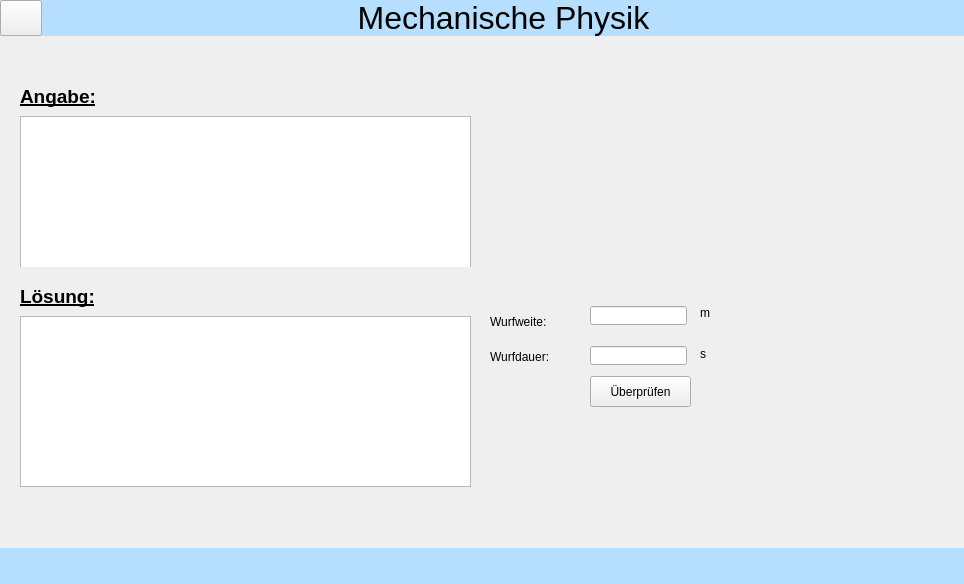
<?xml version="1.0" encoding="UTF-8"?>
<ui version="4.0">
 <class>MainWindow</class>
 <widget class="QMainWindow" name="MainWindow">
  <property name="geometry">
   <rect>
    <x>0</x>
    <y>0</y>
    <width>964</width>
    <height>584</height>
   </rect>
  </property>
  <property name="windowTitle">
   <string>Überschrift</string>
  </property>
  <widget class="QWidget" name="centralwidget">
   <property name="styleSheet">
    <string notr="true">.QWidget{
	border: none;
}
.QFrame{
	border: none;
}
#top_frame{
	background-color: rgb(181, 222, 255);
}
#bot_frame{
	background-color: rgb(181, 222, 255);
}
#leftS{
	background-color: rgb(196, 196, 196);
}</string>
   </property>
   <layout class="QHBoxLayout" name="horizontalLayout">
    <property name="spacing">
     <number>0</number>
    </property>
    <property name="leftMargin">
     <number>0</number>
    </property>
    <property name="topMargin">
     <number>0</number>
    </property>
    <property name="rightMargin">
     <number>0</number>
    </property>
    <property name="bottomMargin">
     <number>0</number>
    </property>
    <item>
     <widget class="QFrame" name="frame">
      <property name="frameShape">
       <enum>QFrame::StyledPanel</enum>
      </property>
      <property name="frameShadow">
       <enum>QFrame::Raised</enum>
      </property>
      <layout class="QHBoxLayout" name="horizontalLayout_2">
       <property name="spacing">
        <number>0</number>
       </property>
       <property name="leftMargin">
        <number>0</number>
       </property>
       <property name="topMargin">
        <number>0</number>
       </property>
       <property name="rightMargin">
        <number>0</number>
       </property>
       <property name="bottomMargin">
        <number>0</number>
       </property>
       <item>
        <widget class="QFrame" name="leftS">
         <property name="maximumSize">
          <size>
           <width>0</width>
           <height>16777215</height>
          </size>
         </property>
         <property name="frameShape">
          <enum>QFrame::StyledPanel</enum>
         </property>
         <property name="frameShadow">
          <enum>QFrame::Raised</enum>
         </property>
         <layout class="QHBoxLayout" name="horizontalLayout_3">
          <property name="spacing">
           <number>0</number>
          </property>
          <property name="leftMargin">
           <number>0</number>
          </property>
          <property name="topMargin">
           <number>0</number>
          </property>
          <property name="rightMargin">
           <number>0</number>
          </property>
          <property name="bottomMargin">
           <number>0</number>
          </property>
          <item>
           <widget class="QFrame" name="frame_4">
            <property name="minimumSize">
             <size>
              <width>200</width>
              <height>0</height>
             </size>
            </property>
            <property name="frameShape">
             <enum>QFrame::StyledPanel</enum>
            </property>
            <property name="frameShadow">
             <enum>QFrame::Raised</enum>
            </property>
            <layout class="QVBoxLayout" name="verticalLayout_3">
             <property name="spacing">
              <number>0</number>
             </property>
             <property name="leftMargin">
              <number>0</number>
             </property>
             <property name="topMargin">
              <number>0</number>
             </property>
             <property name="rightMargin">
              <number>0</number>
             </property>
             <property name="bottomMargin">
              <number>0</number>
             </property>
             <item>
              <widget class="QLabel" name="label_2">
               <property name="maximumSize">
                <size>
                 <width>16777215</width>
                 <height>36</height>
                </size>
               </property>
               <property name="font">
                <font>
                 <pointsize>24</pointsize>
                </font>
               </property>
               <property name="text">
                <string>Menü</string>
               </property>
               <property name="alignment">
                <set>Qt::AlignCenter</set>
               </property>
              </widget>
             </item>
             <item>
              <widget class="QPushButton" name="pushButton">
               <property name="text">
                <string>Freier Fall</string>
               </property>
              </widget>
             </item>
             <item>
              <widget class="QPushButton" name="pushButton_2">
               <property name="text">
                <string>Waagerechter Wurf</string>
               </property>
              </widget>
             </item>
             <item>
              <spacer name="verticalSpacer">
               <property name="orientation">
                <enum>Qt::Vertical</enum>
               </property>
               <property name="sizeHint" stdset="0">
                <size>
                 <width>20</width>
                 <height>40</height>
                </size>
               </property>
              </spacer>
             </item>
             <item>
              <widget class="QPushButton" name="btn_back">
               <property name="text">
                <string>Hauptmenü</string>
               </property>
              </widget>
             </item>
            </layout>
           </widget>
          </item>
         </layout>
        </widget>
       </item>
       <item>
        <widget class="QFrame" name="rightS">
         <property name="frameShape">
          <enum>QFrame::StyledPanel</enum>
         </property>
         <property name="frameShadow">
          <enum>QFrame::Raised</enum>
         </property>
         <layout class="QVBoxLayout" name="verticalLayout">
          <property name="spacing">
           <number>0</number>
          </property>
          <property name="leftMargin">
           <number>0</number>
          </property>
          <property name="topMargin">
           <number>0</number>
          </property>
          <property name="rightMargin">
           <number>0</number>
          </property>
          <property name="bottomMargin">
           <number>0</number>
          </property>
          <item>
           <widget class="QFrame" name="top_frame">
            <property name="maximumSize">
             <size>
              <width>16777215</width>
              <height>36</height>
             </size>
            </property>
            <property name="frameShape">
             <enum>QFrame::StyledPanel</enum>
            </property>
            <property name="frameShadow">
             <enum>QFrame::Raised</enum>
            </property>
            <layout class="QHBoxLayout" name="horizontalLayout_4">
             <property name="spacing">
              <number>0</number>
             </property>
             <property name="leftMargin">
              <number>0</number>
             </property>
             <property name="topMargin">
              <number>0</number>
             </property>
             <property name="rightMargin">
              <number>0</number>
             </property>
             <property name="bottomMargin">
              <number>0</number>
             </property>
             <item>
              <widget class="QFrame" name="frame_8">
               <property name="minimumSize">
                <size>
                 <width>42</width>
                 <height>36</height>
                </size>
               </property>
               <property name="maximumSize">
                <size>
                 <width>42</width>
                 <height>36</height>
                </size>
               </property>
               <property name="frameShape">
                <enum>QFrame::StyledPanel</enum>
               </property>
               <property name="frameShadow">
                <enum>QFrame::Raised</enum>
               </property>
               <layout class="QVBoxLayout" name="verticalLayout_2">
                <property name="spacing">
                 <number>0</number>
                </property>
                <property name="leftMargin">
                 <number>0</number>
                </property>
                <property name="topMargin">
                 <number>0</number>
                </property>
                <property name="rightMargin">
                 <number>0</number>
                </property>
                <property name="bottomMargin">
                 <number>0</number>
                </property>
                <item>
                 <widget class="QPushButton" name="menuButton">
                  <property name="minimumSize">
                   <size>
                    <width>42</width>
                    <height>36</height>
                   </size>
                  </property>
                  <property name="maximumSize">
                   <size>
                    <width>42</width>
                    <height>36</height>
                   </size>
                  </property>
                  <property name="text">
                   <string/>
                  </property>
                  <property name="icon">
                   <iconset>
                    <normaloff>../../ferdi/source/icons8-menue-30.png</normaloff>../../ferdi/source/icons8-menue-30.png</iconset>
                  </property>
                 </widget>
                </item>
               </layout>
              </widget>
             </item>
             <item>
              <spacer name="horizontalSpacer">
               <property name="orientation">
                <enum>Qt::Horizontal</enum>
               </property>
               <property name="sizeHint" stdset="0">
                <size>
                 <width>178</width>
                 <height>20</height>
                </size>
               </property>
              </spacer>
             </item>
             <item>
              <widget class="QLabel" name="label">
               <property name="font">
                <font>
                 <pointsize>24</pointsize>
                </font>
               </property>
               <property name="text">
                <string>Mechanische Physik</string>
               </property>
               <property name="alignment">
                <set>Qt::AlignCenter</set>
               </property>
              </widget>
             </item>
             <item>
              <spacer name="horizontalSpacer_2">
               <property name="orientation">
                <enum>Qt::Horizontal</enum>
               </property>
               <property name="sizeHint" stdset="0">
                <size>
                 <width>179</width>
                 <height>20</height>
                </size>
               </property>
              </spacer>
             </item>
            </layout>
           </widget>
          </item>
          <item>
           <widget class="QFrame" name="frame_3">
            <property name="minimumSize">
             <size>
              <width>0</width>
              <height>100</height>
             </size>
            </property>
            <property name="frameShape">
             <enum>QFrame::StyledPanel</enum>
            </property>
            <property name="frameShadow">
             <enum>QFrame::Raised</enum>
            </property>
            <widget class="QWidget" name="ausgabe_widget" native="true">
             <property name="geometry">
              <rect>
               <x>20</x>
               <y>260</y>
               <width>451</width>
               <height>191</height>
              </rect>
             </property>
             <widget class="QTextEdit" name="loesungTextEdit">
              <property name="geometry">
               <rect>
                <x>0</x>
                <y>20</y>
                <width>451</width>
                <height>171</height>
               </rect>
              </property>
              <property name="font">
               <font>
                <pointsize>10</pointsize>
               </font>
              </property>
              <property name="readOnly">
               <bool>true</bool>
              </property>
             </widget>
            </widget>
            <widget class="QLineEdit" name="eingabeWurfweite">
             <property name="geometry">
              <rect>
               <x>590</x>
               <y>270</y>
               <width>97</width>
               <height>19</height>
              </rect>
             </property>
            </widget>
            <widget class="QWidget" name="angabe_widget" native="true">
             <property name="geometry">
              <rect>
               <x>20</x>
               <y>70</y>
               <width>451</width>
               <height>161</height>
              </rect>
             </property>
             <widget class="QTextEdit" name="angabeTextEdit">
              <property name="enabled">
               <bool>true</bool>
              </property>
              <property name="geometry">
               <rect>
                <x>0</x>
                <y>10</y>
                <width>451</width>
                <height>192</height>
               </rect>
              </property>
              <property name="font">
               <font>
                <pointsize>10</pointsize>
               </font>
              </property>
              <property name="readOnly">
               <bool>true</bool>
              </property>
             </widget>
            </widget>
            <widget class="QWidget" name="animationWidget" native="true">
             <property name="geometry">
              <rect>
               <x>480</x>
               <y>50</y>
               <width>461</width>
               <height>211</height>
              </rect>
             </property>
            </widget>
            <widget class="QLabel" name="label_3">
             <property name="geometry">
              <rect>
               <x>490</x>
               <y>270</y>
               <width>81</width>
               <height>31</height>
              </rect>
             </property>
             <property name="text">
              <string>Wurfweite:</string>
             </property>
            </widget>
            <widget class="QLineEdit" name="eingabeWurfdauer">
             <property name="geometry">
              <rect>
               <x>590</x>
               <y>310</y>
               <width>97</width>
               <height>19</height>
              </rect>
             </property>
            </widget>
            <widget class="QLabel" name="label_4">
             <property name="geometry">
              <rect>
               <x>490</x>
               <y>300</y>
               <width>81</width>
               <height>41</height>
              </rect>
             </property>
             <property name="text">
              <string>Wurfdauer:</string>
             </property>
            </widget>
            <widget class="QLabel" name="label_7">
             <property name="geometry">
              <rect>
               <x>700</x>
               <y>270</y>
               <width>47</width>
               <height>13</height>
              </rect>
             </property>
             <property name="text">
              <string>m</string>
             </property>
            </widget>
            <widget class="QLabel" name="label_8">
             <property name="geometry">
              <rect>
               <x>700</x>
               <y>310</y>
               <width>16</width>
               <height>16</height>
              </rect>
             </property>
             <property name="text">
              <string>s</string>
             </property>
            </widget>
            <widget class="QPushButton" name="checkButton">
             <property name="geometry">
              <rect>
               <x>590</x>
               <y>340</y>
               <width>101</width>
               <height>31</height>
              </rect>
             </property>
             <property name="text">
              <string>Überprüfen</string>
             </property>
            </widget>
            <widget class="QLabel" name="label_12">
             <property name="geometry">
              <rect>
               <x>20</x>
               <y>240</y>
               <width>111</width>
               <height>41</height>
              </rect>
             </property>
             <property name="font">
              <font>
               <pointsize>14</pointsize>
               <weight>75</weight>
               <bold>true</bold>
               <underline>true</underline>
              </font>
             </property>
             <property name="text">
              <string>Lösung:</string>
             </property>
            </widget>
            <widget class="QLabel" name="label_13">
             <property name="geometry">
              <rect>
               <x>20</x>
               <y>40</y>
               <width>121</width>
               <height>41</height>
              </rect>
             </property>
             <property name="font">
              <font>
               <pointsize>14</pointsize>
               <weight>75</weight>
               <bold>true</bold>
               <underline>true</underline>
              </font>
             </property>
             <property name="text">
              <string>Angabe:</string>
             </property>
            </widget>
           </widget>
          </item>
          <item>
           <widget class="QFrame" name="bot_frame">
            <property name="minimumSize">
             <size>
              <width>0</width>
              <height>36</height>
             </size>
            </property>
            <property name="maximumSize">
             <size>
              <width>16777215</width>
              <height>36</height>
             </size>
            </property>
            <property name="frameShape">
             <enum>QFrame::StyledPanel</enum>
            </property>
            <property name="frameShadow">
             <enum>QFrame::Raised</enum>
            </property>
           </widget>
          </item>
         </layout>
        </widget>
       </item>
      </layout>
     </widget>
    </item>
   </layout>
  </widget>
 </widget>
 <resources/>
 <connections/>
</ui>
